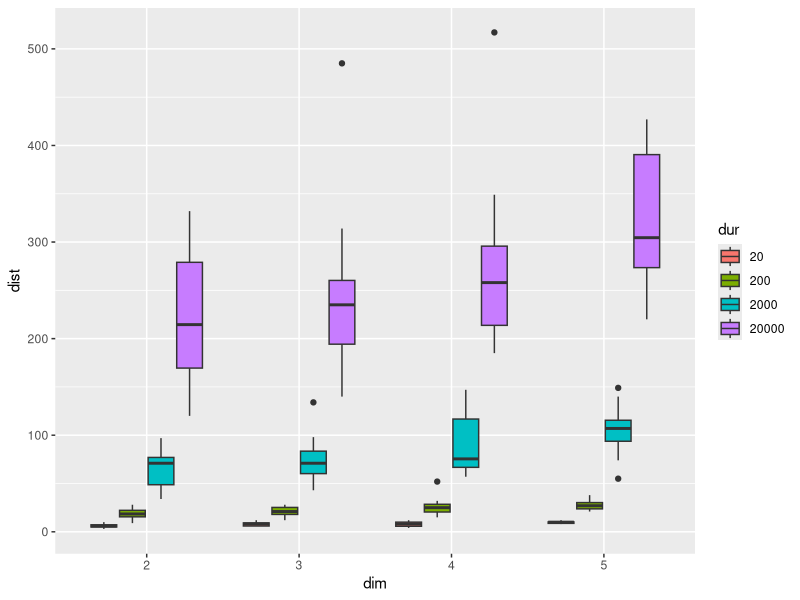

Write R code to recreate this figure.
library(dplyr) 
library(ggplot2)
library(scales)
datos <-  data.frame()
largos <- c(20, 200, 2000, 20000)

for (dimension in 2:5) {
  for (duracion in largos) {
    for (replica in 1:12) {
      pos <- rep(0, dimension)
      mayor <- 0
      for (t in 1:duracion) {
        cambiar <- sample(1:dimension, 1)
        cambio <- 1
        if (runif(1) < 0.5) {
          cambio <- -1
        }
        pos[cambiar] <- pos[cambiar] + cambio
        d <- sum(abs(pos))
        if (d > mayor) {
          mayor <- d
        }
      }
      resultado <- c(dimension, duracion, replica, mayor)
      datos <- rbind(datos, resultado)
    }
  }
}
names(datos) <- c("dim", "dur", "rep", "dist")
print("INICIO")
head(datos)
print("FINAL")
tail(datos)
datos$dim <- as.factor(datos$dim)
datos$dur <- as.factor(datos$dur)
ggplot(datos, aes(x= dim, y= dist, fill= dur)) + 
  geom_boxplot()